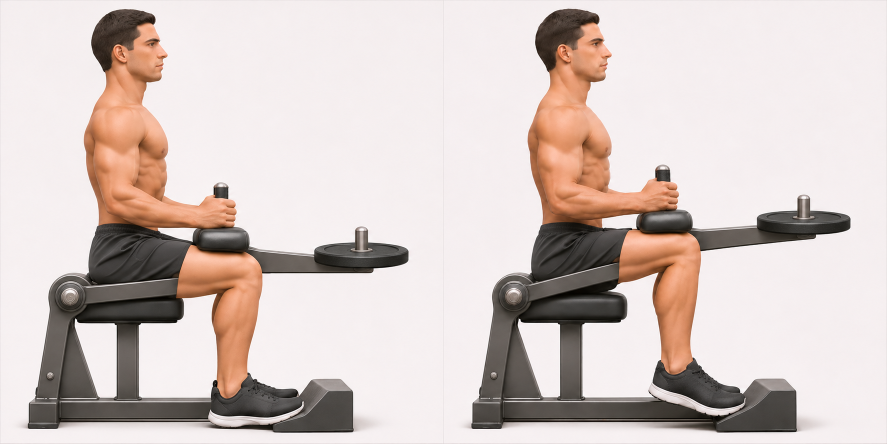
#> input picture docs/generated-frames-v3-repairs/seated-plate-calf-raise/sheet-v1.png, 1774 x 887 px (shown at 1/2 size); its folder holds 5 pictures in this run
$ python prepare-horizontal-calf-patches.py
#> lines starting #> are read from the running program, lines starting #| are printed output that depends on the picture; after the words box and inside, x2 and y2 are one past the last pixel; in counts of white or black regions, pixels touching at a corner belong together
"""Assemble only image_gen's edited equipment region over approved calf poses.

This never redraws/warps the human. Production also restores every pixel outside
the equipment ROI from the already approved 36-frame source loop after RIFE.
"""
from pathlib import Path
import hashlib
import json
import numpy as np
from PIL import Image, ImageDraw

ROOT = Path(__file__).resolve().parent.parent
FOLDER = ROOT/'docs/generated-frames-v3-repairs/seated-plate-calf-raise'
SHEET = FOLDER/'sheet-v1.png'
PREVIOUS = ROOT/'docs/generated-frames-v2-fixes/seated-plate-calf-raise'
OLD_INPUTS = [PREVIOUS/'reference-first-pose.png', PREVIOUS/'endpoint-v5.png']
ROI = [333, 190, 499, 375]

def sha(path):
    return hashlib.sha256(path.read_bytes()).hexdigest()

def beam_y(array):
    crop = array[225:350, 328:339].astype(float)
    gray = crop.mean(axis=2)
    neutral = crop.max(axis=2)-crop.min(axis=2)<20
    ys, _ = np.where(neutral & (gray<180) & (gray>45))
    if len(ys)<30:
        raise ValueError('Cannot locate the exposed neutral-gray lever seam.')
    return float(np.median(ys))+225

def background_surface(array):
    """Match only the neutral studio light field, without any human retouching."""
    x0,y0,x1,y1 = ROI
    crop = array[y0:y1,x0:x1].astype(float)
    ys,xs = np.mgrid[-1:1:complex(y1-y0),-1:1:complex(x1-x0)]
    design = np.stack([np.ones_like(xs),xs,ys,xs*xs,xs*ys,ys*ys],axis=-1)
    keep = (crop.mean(axis=2)>210)&((crop.max(axis=2)-crop.min(axis=2))<20)
    for _ in range(3):
        fit = np.linalg.lstsq(design[keep],crop[keep],rcond=None)[0]
        surface = design@fit
        keep &= np.abs(surface-crop).mean(axis=2)<3
    return surface

with Image.open(SHEET) as image:
#> image is the input picture: PIL image 1774x887 RGB; mean R, G, B 212.5, 199.8, 195.7
    sheet = image.convert('RGB')
records = []
contact = Image.new('RGB', (1024,512), 'white')
#> contact: PIL image 1024x512 RGB; every value is 255
for index, source in enumerate(OLD_INPUTS):
    with Image.open(source) as image:
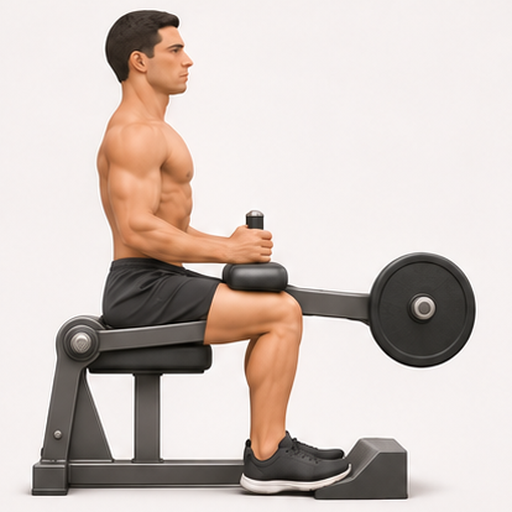
#> input picture docs/generated-frames-v2-fixes/seated-plate-calf-raise/reference-first-pose.png, 512 x 512 px
#> image is the input picture: PIL image 512x512 RGB; mean R, G, B 208.1, 196.5, 190.9
        original = image.convert('RGB')
    left = round(index*sheet.width/2)
#> left = 0
    right = round((index+1)*sheet.width/2)
#> right = 887
    edited = sheet.crop((left,0,right,sheet.height)).resize((512,512),Image.Resampling.LANCZOS)
    original_array, edited_array = np.asarray(original), np.asarray(edited)
    dy = round(beam_y(original_array)-beam_y(edited_array))
#> in beam_y, `ys, _ = np.where(neutral & (gray<180) & (gray>45))`: ys = 282 values from 66 to 92
#> dy = 2
    if abs(dy)>12:
        raise ValueError(f'Generated machine patch drifted excessively: {dy}px')
    shifted = edited.transform((512,512),Image.Transform.AFFINE,(1,0,0,0,1,-dy),Image.Resampling.BICUBIC,fillcolor=(250,248,245))
    x0,y0,x1,y1 = ROI
    shifted_array = np.asarray(shifted).copy()
    delta = background_surface(original_array)-background_surface(shifted_array)
#> in background_surface, `keep = (crop.mean(axis=2)>210)&((crop.max(axis=2)-crop.min(axis=2))<20)`: keep: shape (185, 166) bool; 64.2% white; 1 black region, box (x1, y1, x2, y2) and area: (0, 62, 143, 178) 10982
#> the loop in background_surface, `for _ in range(3):` made 3 passes
#> pass 1, in background_surface, `keep &= np.abs(surface-crop).mean(axis=2)<3`:
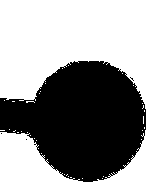
#> keep: shape (185, 166) bool; 61.1% white; 4 black regions (3 under 20 px), largest, box (x1, y1, x2, y2) and area: (0, 61, 146, 182) 11927
#> after the loop in background_surface, `for _ in range(3):`: keep: shape (185, 166) bool; 61.1% white; 4 black regions (3 under 20 px), largest, box (x1, y1, x2, y2) and area: (0, 61, 146, 182) 11945
#> in background_surface (call 2), `x0,y0,x1,y1 = ROI`: x0 = 333; y0 = 190; x1 = 499; y1 = 375
#> in background_surface (call 2), `ys,xs = np.mgrid[-1:1:complex(y1-y0),-1:1:complex(x1-x0)]`:
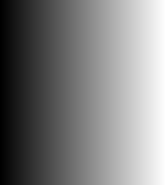
#> xs: shape (185, 166) float64; min -1, max 1, mean -1.37e-17; drawn with min black and max white
#> in background_surface (call 2), `keep = (crop.mean(axis=2)>210)&((crop.max(axis=2)-crop.min(axis=2))<20)`: keep: shape (185, 166) bool; 85.8% white; 1 black region, box (x1, y1, x2, y2) and area: (0, 73, 139, 128) 4374
#> the loop in background_surface (call 2), `for _ in range(3):` made 3 passes
#> pass 1, in background_surface (call 2), `keep &= np.abs(surface-crop).mean(axis=2)<3`:
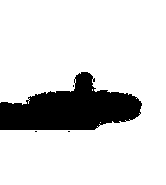
#> keep: shape (185, 166) bool; 83.9% white; 4 black regions (3 under 20 px), largest, box (x1, y1, x2, y2) and area: (0, 72, 142, 130) 4929
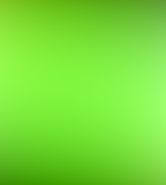
#> delta: shape (185, 166, 3) float64; mean R, G, B 0.382, 1.49, -0.303; drawn with min black and max white
    shifted_array[y0:y1,x0:x1] = np.clip(shifted_array[y0:y1,x0:x1].astype(float)+delta,0,255).round().astype(np.uint8)
#> shifted_array: shape (512, 512, 3); mean R, G, B 213.3, 200.8, 196.4
    shifted = Image.fromarray(shifted_array)
    alpha = Image.new('L',(512,512),0)
#> alpha: PIL image 512x512 L; every value is 0
    mask = np.zeros((512,512),dtype=np.uint8)
    for y in range(y0,y1):
        for x in range(x0,x1):
            distance = min(x-x0,y-y0,x1-1-x,y1-1-y)
            mask[y,x] = round(255*min(1,(distance+1)/4))
    alpha = Image.fromarray(mask)
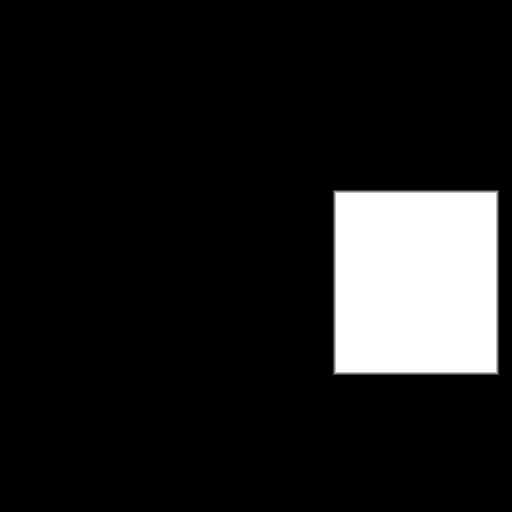
#> alpha: PIL image 512x512 L; min 0, max 255, mean 28.9
    result = original.copy()
    result.paste(shifted,(0,0),alpha)
    outside = mask==0
    if not np.array_equal(np.asarray(result)[outside],original_array[outside]):
        raise ValueError('Protected human/background pixels changed.')
    output = FOLDER/f'key-{index:02d}.png'
    result.save(output)
    edited.save(FOLDER/f'generated-normalized-{index:02d}.png')
    contact.paste(result,(index*512,0))
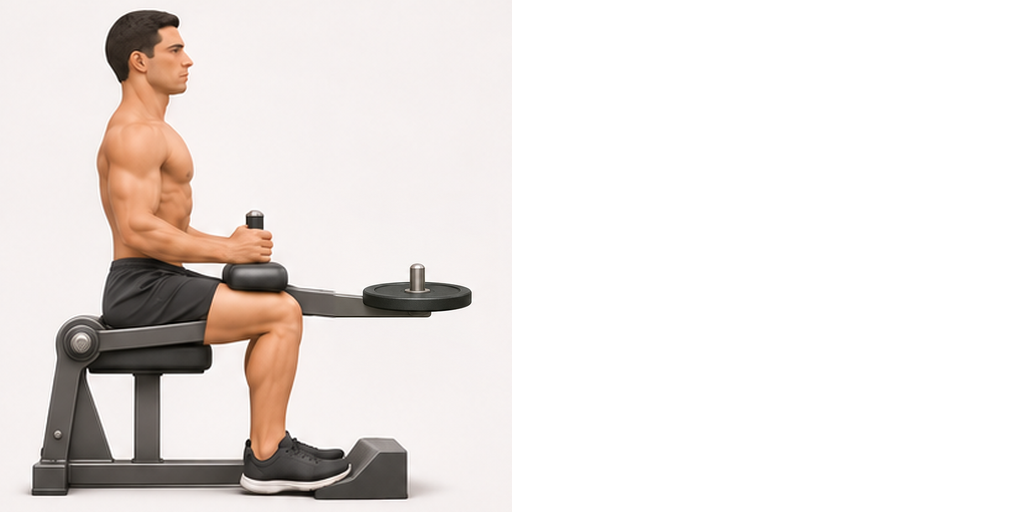
#> contact: PIL image 1024x512 RGB; mean R, G, B 234, 228.2, 225.3
    records.append({'file':output.relative_to(ROOT).as_posix(),'sha256':sha(output),'progress':index,
                    'approvedHumanSource':source.relative_to(ROOT).as_posix(),'approvedHumanSourceSha256':sha(source),
                    'generatedEquipmentSheet':SHEET.relative_to(ROOT).as_posix(),'generatedEquipmentSheetSha256':sha(SHEET),
                    'mutableRectPixels':ROI,'equipmentPatchTranslationPixels':[0,dy],
                    'allPixelsOutsideEquipmentRegionPreserved':True,
                    'equipmentPatchStudioBackgroundMatch':'Robust degree-two RGB light-field correction from neutral pixels in the equipment-only rectangle; never touches human pixels.'})
#> pass 2 of the loop `for index, source in enumerate(OLD_INPUTS):`:
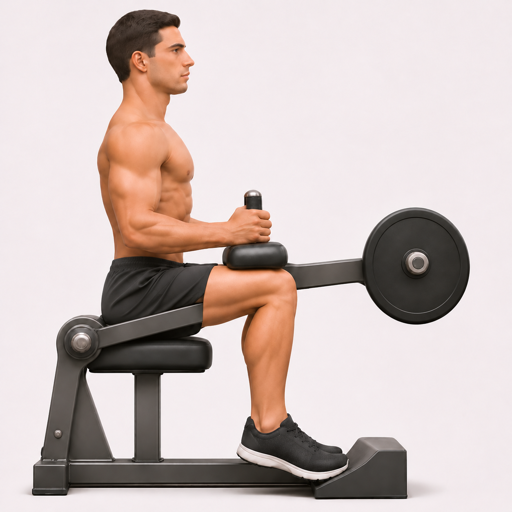
#> input picture docs/generated-frames-v2-fixes/seated-plate-calf-raise/endpoint-v5.png, 512 x 512 px
#> image is the input picture: PIL image 512x512 RGB; mean R, G, B 203.8, 189.7, 186.4
#> dy = -2
#> the loop in background_surface (call 4), `for _ in range(3):` made 3 passes
#> pass 1, in background_surface (call 4), `keep &= np.abs(surface-crop).mean(axis=2)<3`:
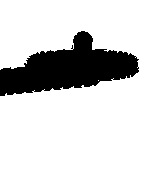
#> keep: shape (185, 166) bool; 84.4% white; 1 black region, box (x1, y1, x2, y2) and area: (0, 31, 139, 96) 4806
#> shifted_array: shape (512, 512, 3); mean R, G, B 211.5, 198.5, 194.8
#> `contact.paste(result,(index*512,0))`:
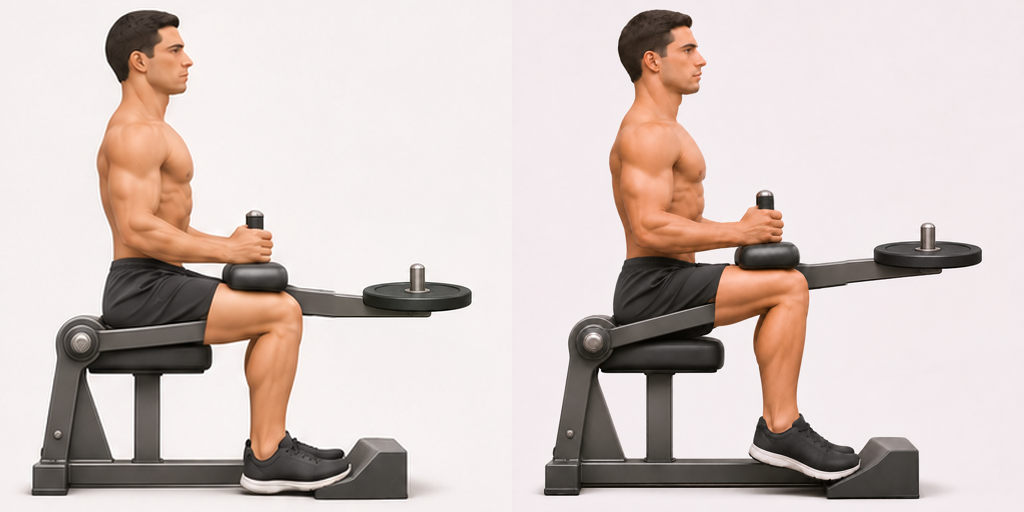
#> contact: PIL image 1024x512 RGB; mean R, G, B 210.8, 197.8, 193.5
contact.save(FOLDER/'source-contact.png')
(FOLDER/'source-index.json').write_text(json.dumps({'sourceKind':'image-keyframes','reviewedKeyCount':2,
    'inputs':records,'equipmentOnlyEdit':'One flat horizontal weight plate on a vertical peg; all human pixels copied exactly from approved source poses.',
    'finalFrameCompositionRequired':'Every output frame outside mutableRectPixels must be copied from the corresponding approved v2 PNG, with explicit SHA verification.'},indent=2)+'\n',encoding='utf-8')
old_loop=[]
for path in sorted((ROOT/'output/final-animations/seated-plate-calf-raise/frames').glob('frame_*.png')):
    old_loop.append({'file':path.relative_to(ROOT).as_posix(),'sha256':sha(path)})
if len(old_loop)!=36:
#> (the run stopped early here; a loop or call above may not have finished)
